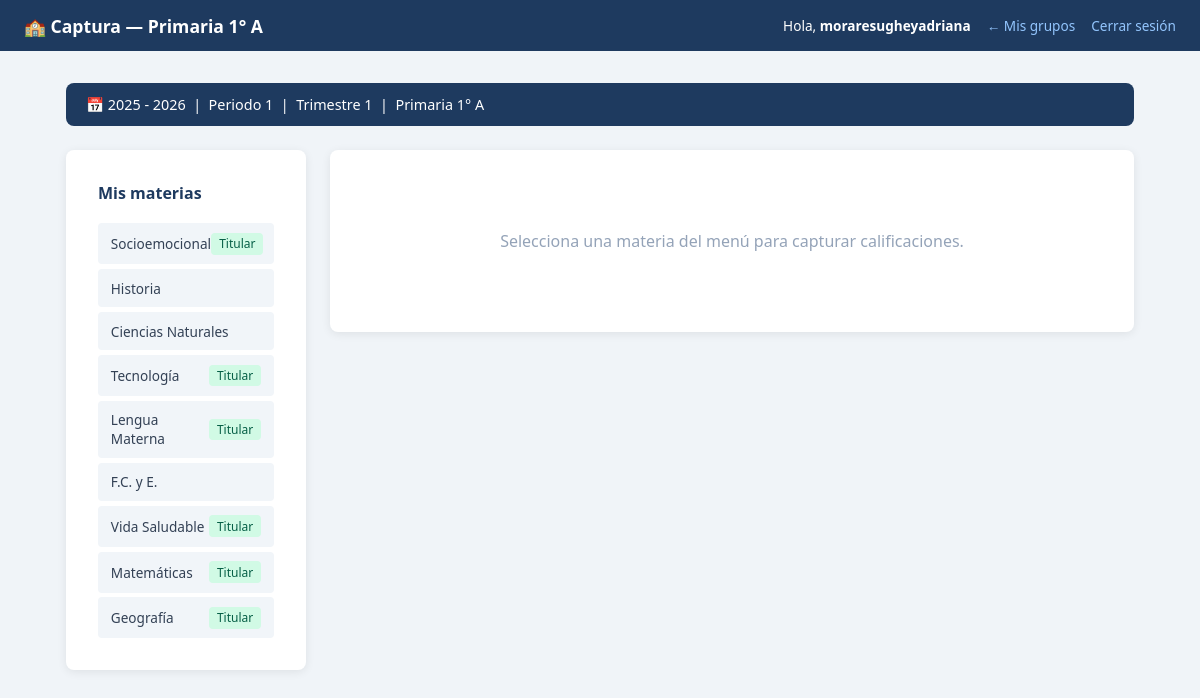
The page /maestro/captura.php?seccion=primaria&grado=1&grupo=A (signed in) on the database its author committed.
### tables this page shows
CREATE TABLE `ciclos_escolares` (
  `id` int(10) unsigned NOT NULL AUTO_INCREMENT,
  `nombre` varchar(30) NOT NULL,
  `fecha_inicio` date NOT NULL,
  `fecha_fin` date NOT NULL,
  `activo` tinyint(1) NOT NULL DEFAULT 0,
  `creado_en` timestamp NOT NULL DEFAULT current_timestamp(),
  PRIMARY KEY (`id`),
  UNIQUE KEY `nombre` (`nombre`)
);

CREATE TABLE `periodos_apertura` (
  `id` int(10) unsigned NOT NULL AUTO_INCREMENT,
  `ciclo_id` int(10) unsigned NOT NULL,
  `periodo` tinyint(3) unsigned NOT NULL COMMENT '1 al 6',
  `abierto` tinyint(1) NOT NULL DEFAULT 0,
  `abierto_en` datetime DEFAULT NULL,
  `cerrado_en` datetime DEFAULT NULL,
  PRIMARY KEY (`id`),
  UNIQUE KEY `uk_ciclo_periodo` (`ciclo_id`,`periodo`),
  CONSTRAINT `fk_periodo_ciclo` FOREIGN KEY (`ciclo_id`) REFERENCES `ciclos_escolares` (`id`)
);

CREATE TABLE `asignaciones` (
  `id` int(10) unsigned NOT NULL AUTO_INCREMENT,
  `ciclo_id` int(10) unsigned NOT NULL,
  `materia_id` int(10) unsigned NOT NULL,
  `campo_formativo_id` int(10) unsigned DEFAULT NULL COMMENT 'NULL para Higiene',
  `seccion` enum('maternal','preescolar','primaria','secundaria') NOT NULL,
  `grado` tinyint(3) unsigned NOT NULL,
  `grupo` enum('A','B','C','D') NOT NULL,
  `orden` tinyint(3) unsigned NOT NULL DEFAULT 0 COMMENT 'Orden en la boleta',
  `activo` tinyint(1) NOT NULL DEFAULT 1,
  `creado_en` datetime NOT NULL DEFAULT current_timestamp(),
  PRIMARY KEY (`id`),
  UNIQUE KEY `uk_asignacion` (`ciclo_id`,`materia_id`,`seccion`,`grado`,`grupo`),
  KEY `fk_asig_materia` (`materia_id`),
  KEY `fk_asig_campo` (`campo_formativo_id`),
  CONSTRAINT `fk_asig_campo` FOREIGN KEY (`campo_formativo_id`) REFERENCES `campos_formativos` (`id`),
  CONSTRAINT `fk_asig_ciclo` FOREIGN KEY (`ciclo_id`) REFERENCES `ciclos_escolares` (`id`),
  CONSTRAINT `fk_asig_materia` FOREIGN KEY (`materia_id`) REFERENCES `materias` (`id`)
);

CREATE TABLE `materias` (
  `id` int(10) unsigned NOT NULL AUTO_INCREMENT,
  `nombre` varchar(80) NOT NULL,
  `campo_formativo_id` int(10) unsigned DEFAULT NULL,
  `es_ingles` tinyint(1) NOT NULL DEFAULT 0,
  `es_artes` tinyint(1) NOT NULL DEFAULT 0,
  `es_higiene` tinyint(1) NOT NULL DEFAULT 0,
  `activo` tinyint(1) NOT NULL DEFAULT 1,
  `creado_en` datetime NOT NULL DEFAULT current_timestamp(),
  PRIMARY KEY (`id`),
  KEY `fk_materia_campo` (`campo_formativo_id`),
  CONSTRAINT `fk_materia_campo` FOREIGN KEY (`campo_formativo_id`) REFERENCES `campos_formativos` (`id`)
);

### models/CalificacionModel.php (called while the page is built, shortened)
<?php
class CalificacionModel {
    private mysqli $db;
    public function __construct(mysqli $db) {
        $this->db = $db;
    }
    public function obtenerGruposDeProfesor(int $profesorId, int $cicloId): array {
        $stmt = $this->db->prepare("
            SELECT DISTINCT a.seccion, a.grado, a.grupo
            FROM asignaciones        a
            JOIN asignacion_maestros am ON am.asignacion_id = a.id
            WHERE am.profesor_id = ? AND a.ciclo_id = ? AND a.activo = 1
            ORDER BY a.seccion, a.grado, a.grupo
        ");
        $stmt->bind_param('ii', $profesorId, $cicloId);
        $stmt->execute();
        $res  = $stmt->get_result();
        $rows = [];
        while ($row = $res->fetch_assoc()) $rows[] = $row;
        return $rows;
    }
    public function obtenerMateriasDeProfesor(int $profesorId, int $cicloId, string $seccion, int $grado, string $grupo): array {
        $stmt = $this->db->prepare("
            SELECT a.id AS asignacion_id, m.nombre AS materia_nombre,
                   m.es_ingles, m.es_artes, m.es_higiene,
                   am.es_titular
            FROM asignaciones        a
            JOIN materias            m  ON m.id  = a.materia_id
            JOIN asignacion_maestros am ON am.asignacion_id = a.id
            WHERE am.profesor_id = ?
              AND a.ciclo_id     = ?
              AND a.seccion      = ?
              AND a.grado        = ?
              AND a.grupo        = ?
              AND a.activo       = 1
            ORDER BY a.orden ASC
        ");
        $stmt->bind_param('iisis', $profesorId, $cicloId, $seccion, $grado, $grupo);
        $stmt->execute();
        $res  = $stmt->get_result();
        $rows = [];
        while ($row = $res->fetch_assoc()) $rows[] = $row;
        return $rows;
    }
}

### models/ProfesorModel.php (called while the page is built, shortened)
<?php
class ProfesorModel {
    private mysqli $db;
    public function __construct(mysqli $db, UserModel $userModel) {
        $this->db        = $db;
    }
    public function obtenerPorUserId(int $userId): ?array {
        $stmt = $this->db->prepare(
            "SELECT * FROM profesores WHERE user_id = ? LIMIT 1"
        );
        $stmt->bind_param('i', $userId);
        $stmt->execute();
        $res = $stmt->get_result();
        return $res->num_rows > 0 ? $res->fetch_assoc() : null;
    }
}

### models/CicloModel.php (called while the page is built, shortened)
<?php
class CicloModel {
    private mysqli $db;
    public function __construct(mysqli $db) {
        $this->db = $db;
    }
    public function obtenerActivo(): ?array {
        $res = $this->db->query(
            "SELECT id, nombre, fecha_inicio, fecha_fin
             FROM ciclos_escolares WHERE activo = 1 LIMIT 1"
        );
        return ($res && $res->num_rows > 0) ? $res->fetch_assoc() : null;
    }
}

### models/PeriodoAperturaModel.php (called while the page is built, shortened)
<?php
class PeriodoAperturaModel {
    private mysqli $db;
    public function __construct(mysqli $db) {
        $this->db = $db;
    }
    public function obtenerAbierto(int $cicloId): ?array {
        $stmt = $this->db->prepare("
            SELECT id, periodo FROM periodos_apertura
            WHERE ciclo_id = ? AND abierto = 1 LIMIT 1
        ");
        $stmt->bind_param('i', $cicloId);
        $stmt->execute();
        $res = $stmt->get_result();
        return $res->num_rows > 0 ? $res->fetch_assoc() : null;
    }
}

### maestro/captura.php (the view, shortened to what this page needs)
<?php
require_once __DIR__ . '/../models/ProfesorModel.php';
require_once __DIR__ . '/../models/CicloModel.php';
require_once __DIR__ . '/../models/PeriodoAperturaModel.php';
require_once __DIR__ . '/../models/CalificacionModel.php';
$db            = getConexion();
$profModelo    = new ProfesorModel($db, new UserModel($db));
$cicloModelo   = new CicloModel($db);
$periodoModelo = new PeriodoAperturaModel($db);
$calModelo     = new CalificacionModel($db);
$profesor = $profModelo->obtenerPorUserId((int)$_SESSION['user_id']);
$cicloActivo    = $cicloModelo->obtenerActivo();
$periodoAbierto = $cicloActivo
    ? $periodoModelo->obtenerAbierto((int)$cicloActivo['id'])
    : null;
$seccion = trim($_GET['seccion'] ?? '');
$grado   = (int)($_GET['grado']  ?? 0);
$grupo   = trim($_GET['grupo']   ?? '');
$periodo = (int)$periodoAbierto['periodo'];
$grupos      = $calModelo->obtenerGruposDeProfesor((int)$profesor['id'], (int)$cicloActivo['id']);
$materias      = $calModelo->obtenerMateriasDeProfesor(
    (int)$profesor['id'], (int)$cicloActivo['id'], $seccion, $grado, $grupo
);
$materiaActual = null;
$asignacionId  = (int)($_GET['asignacion_id'] ?? $_POST['asignacion_id'] ?? 0);
$alumnos  = [];
$pageTitle = 'Captura — ' . ucfirst($seccion) . ' ' . $grado . '° ' . $grupo;
$backLabel = '← Mis grupos';
$backLink  = 'dashboard.php';
include __DIR__ . '/../includes/header.php';
?>
<main class="container">
  <div class="ciclo-banner">
    <span class="ciclo-banner__label">
      📅 <?= htmlspecialchars($cicloActivo['nombre']) ?>
      &nbsp;|&nbsp; Periodo <?= $periodo ?>
      &nbsp;|&nbsp; Trimestre <?= (int)ceil($periodo / 2) ?>
      &nbsp;|&nbsp; <?= ucfirst($seccion) ?> <?= $grado ?>° <?= $grupo ?>
    </span>
  </div>
  <div class="captura-layout">
    <aside class="materias-sidebar">
      <div class="card">
        <h3 class="section-title" style="font-size:1rem;">Mis materias</h3>
        <nav class="materias-nav">
          <?php foreach ($materias as $m): ?>
            <?php $activa = (int)$m['asignacion_id'] === $asignacionId; ?>
            <a href="captura.php?seccion=<?= $seccion ?>&grado=<?= $grado ?>&grupo=<?= $grupo ?>&asignacion_id=<?= $m['asignacion_id'] ?>"
               class="materia-nav-link <?= $activa ? 'active' : '' ?>">
              <?= htmlspecialchars($m['materia_nombre']) ?>
              <?php if ((int)$m['es_titular']): ?>
                <span class="badge badge--active">Titular</span>
              <?php endif; ?>
            </a>
          <?php endforeach; ?>
        </nav>
      </div>
    </aside>
    <section class="captura-main">
      <?php if (!$materiaActual): ?>
        <div class="card">
          <p class="empty-state">Selecciona una materia del menú para capturar calificaciones.</p>
        </div>
      <?php elseif (empty($alumnos)): ?>
        <div class="card">
          <p class="empty-state">No hay alumnos registrados en este grupo.</p>
        </div>
      <?php endif; ?>
    </section>
  </div>
</main>
<?php include __DIR__ . '/../includes/footer.php'; ?>

### includes/header.php (shortened to what this page needs)
<?php
$backLabel = $backLabel ?? '← Menú';
$backLink  = $backLink  ?? '';
?>
<!DOCTYPE html>
<html lang="es">
<head>
  <link rel="stylesheet" href="/proyecto/css/style.css">
</head>
<body>
<header class="site-header">
  <span class="site-header__title">
    🏫 <?= htmlspecialchars($pageTitle ?? 'Sistema Escolar') ?>
  </span>
  <nav class="site-header__nav" aria-label="Navegación de cabecera">
    <?php if (!empty($_SESSION['username'])): ?>
      <span>Hola, <strong><?= htmlspecialchars($_SESSION['username']) ?></strong></span>
    <?php endif; ?>
    <?php if ($backLink !== ''): ?>
      <a href="<?= htmlspecialchars($backLink) ?>"><?= htmlspecialchars($backLabel) ?></a>
    <?php endif; ?>
    <?php if (!empty($_SESSION['user_id'])): ?>
      <a href="/proyecto/logout.php">Cerrar sesión</a>
    <?php endif; ?>
  </nav>
</header>

### includes/footer.php (shortened to what this page needs)
</body>
</html>

### css/style.css (style rules this page uses)
:root { --color-primary: #1e3a5f; --color-primary-h: #2d5282; --color-accent: #3b82f6; --color-bg: #f0f4f8; --color-surface: #ffffff; --color-border: #e2e8f0; --color-text: #334155; --color-muted: #64748b; --color-placeholder:#94a3b8; --color-success-bg: #d1fae5; --color-success-tx: #065f46; --color-error-bg: #fee2e2; --color-error-tx: #991b1b; --color-warn-bg: #fef3c7; --color-warn-tx: #92400e; --color-info-bg: #eff6ff; --color-info-tx: #1e3a5f; --color-badge-bg: #dbeafe; --color-badge-tx: #1d4ed8; --radius: 8px; --radius-sm: 4px; --shadow: 0 2px 10px rgba(0,0,0,.08); --shadow-lg: 0 6px 18px rgba(0,0,0,.12); --font: 'Segoe UI', system-ui, sans-serif; }
*, *::before, *::after { box-sizing: border-box; margin: 0; padding: 0; }
body { font-family: var(--font); background: var(--color-bg); color: var(--color-text); min-height: 100vh; }
.container { max-width: 1100px; margin: 2rem auto; padding: 0 1rem; }
.site-header { background: var(--color-primary); color: #fff; display: flex; align-items: center; justify-content: space-between; padding: .85rem 1.5rem; }
.site-header__title { font-size: 1.1rem; font-weight: 600; }
.site-header__nav { display: flex; align-items: center; gap: 1rem; font-size: .85rem; }
.site-header__nav a { color: #93c5fd; text-decoration: none; }
.card { background: var(--color-surface); border-radius: var(--radius); box-shadow: var(--shadow); padding: 2rem; }
.section-title { color: var(--color-primary); margin-bottom: 1.2rem; font-size: 1.25rem; }
.badge { display: inline-block; background: var(--color-badge-bg); color: var(--color-badge-tx); border-radius: var(--radius-sm); padding: .15rem .5rem; font-size: .75rem; }
.badge--active { background: #d1fae5; color: #065f46; }
.empty-state { text-align: center; padding: 3rem; color: var(--color-placeholder); }
.ciclo-banner { display: flex; align-items: center; gap: .75rem; background: var(--color-primary); color: #fff; border-radius: var(--radius); padding: .75rem 1.25rem; margin-bottom: 1.5rem; font-size: .9rem; }
.ciclo-banner__label { flex: 1; }

### maestro/captura.php (style rules this page uses)
.captura-layout { display: grid; grid-template-columns: 240px 1fr; gap: 1.5rem; align-items: start; }
.materias-sidebar { position: sticky; top: 1rem; }
.materias-nav { display: flex; flex-direction: column; gap: 0.3rem; }
.materia-nav-link { display: flex; justify-content: space-between; align-items: center; padding: 0.6rem 0.8rem; background: #f1f5f9; border-radius: var(--radius-sm); text-decoration: none; color: var(--color-text); font-size: 0.85rem; transition: all 0.15s; }

### rows shown on the page
ciclos_escolares: nombre "2025 - 2026"
periodos_apertura: periodo "1", ceil($periodo/2) "1"
asignaciones: materia.nombre "Socioemocional", shows "Titular"
asignaciones: materia.nombre "Historia"
asignaciones: materia.nombre "Ciencias Naturales"
asignaciones: materia.nombre "Tecnología", shows "Titular"
asignaciones: materia.nombre "Lengua Materna", shows "Titular"
asignaciones: materia.nombre "F.C. y E."
asignaciones: materia.nombre "Vida Saludable", shows "Titular"
asignaciones: materia.nombre "Matemáticas", shows "Titular"
asignaciones: materia.nombre "Geografía", shows "Titular"

### other values the page prints
$pageTitle "Captura — Primaria 1° A"
$_SESSION['username'] "moraresugheyadriana"
$backLabel "← Mis grupos"
$seccion "Primaria"
$grado "1"
$grupo "A"
